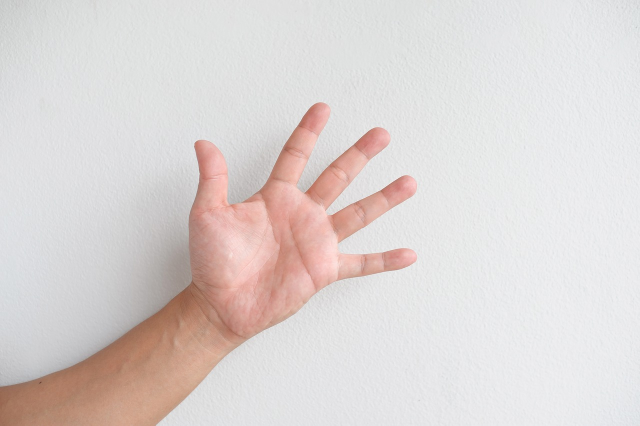
#> input picture img/paper.jpg, 1280 x 851 px, given in place of the camera (shown at 1/2 size)
$ python play.py
#> lines starting #> are read from the running program, lines starting #| are printed output that depends on the picture; after the words box and inside, x2 and y2 are one past the last pixel; in counts of white or black regions, pixels touching at a corner belong together
### capture_move.py
from cv2 import cv2
import numpy as np
import math
import game

# [60 lines left out: functions image_process, removeBG, find_max_contour, calculateFingers, calculateAngle, not called in this run]


def open_camera():
    camera = cv2.VideoCapture(0)
    bgModel = None

    while camera.isOpened():
        _, frame = camera.read()
#> frame is the input picture: shape (851, 1280, 3); mean B, G, R 211.7, 213.5, 221
        frame = cv2.flip(frame, 1)
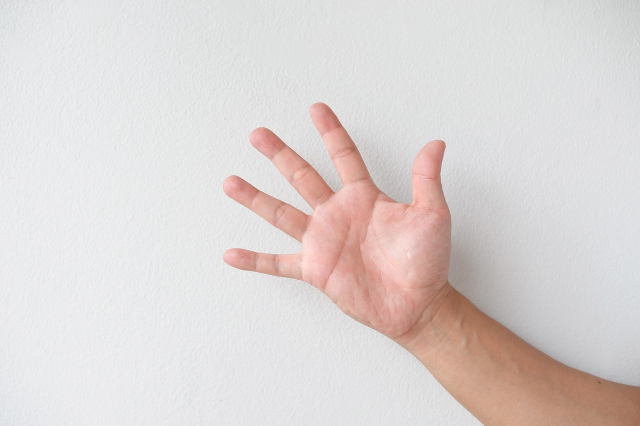
#> frame: shape (851, 1280, 3) (shown at 1/2 size); mean B, G, R 211.7, 213.5, 221
        cv2.rectangle(frame, (int(0.5 * frame.shape[1]), 0), (frame.shape[1], int(0.75 * frame.shape[0])), (255, 0, 0), 2)
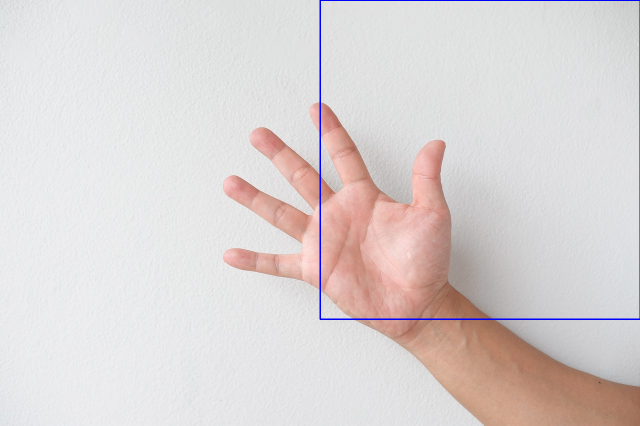
#> frame: shape (851, 1280, 3) (shown at 1/2 size); 0.53% of pixels changed, all inside (x1, y1, x2, y2) = (639, 0, 1280, 640)
        cv2.imshow('original', frame)

        if bgModel:
            removed = removeBG(frame, bgModel)
            cropped = removed[0:int(0.75 * frame.shape[0]), int(0.5 * frame.shape[1]):frame.shape[1]]
            cv2.imshow('removed', cropped)

            thres = image_process(cropped)
            contours, _ = cv2.findContours(thres, cv2.RETR_TREE, cv2.CHAIN_APPROX_SIMPLE)
            count = find_max_contour(contours, cropped)

            # count = contours(thres, cropped)

        k = cv2.waitKey(10)
#> (key Esc is pressed here)
        if k == 27:
            camera.release()
            cv2.destroyAllWindows()
            print("Exiting...")
            break
        elif k == ord('b'):
            bgModel = cv2.createBackgroundSubtractorMOG2(0, 50)
            print("Background captured")
        elif k == ord('s') and bgModel:
            move = ""
            if(count == 0):
                move = "Rock"
            if(count == 1):
                move = "Scissors"
            if(count == 4):
                move = "Paper"
            game.play(move)
        elif k == ord("l"):
            game.scoreLog()

### play.py
from cv2 import cv2
import capture_move
import game

def instructions():
    print("\n\nWelcome to RPS, Computer Vision Edition. \nTo get started, click on camera window and press 'b' key to set background. Do not show hand in the frame and make sure there are no moving objects.\nAfter capturing background, press 's' key to play a game.\nPress 'esc' key to exit game.\nFor score log, type 'score' into the terminal.")


def play_game():
    # user_move = input("Your selected move is: ")

    # game.play(user_move)
    capture_move.open_camera()


if __name__ == "__main__":
   instructions()
   play_game()

$ run again, on img/rock.jpg
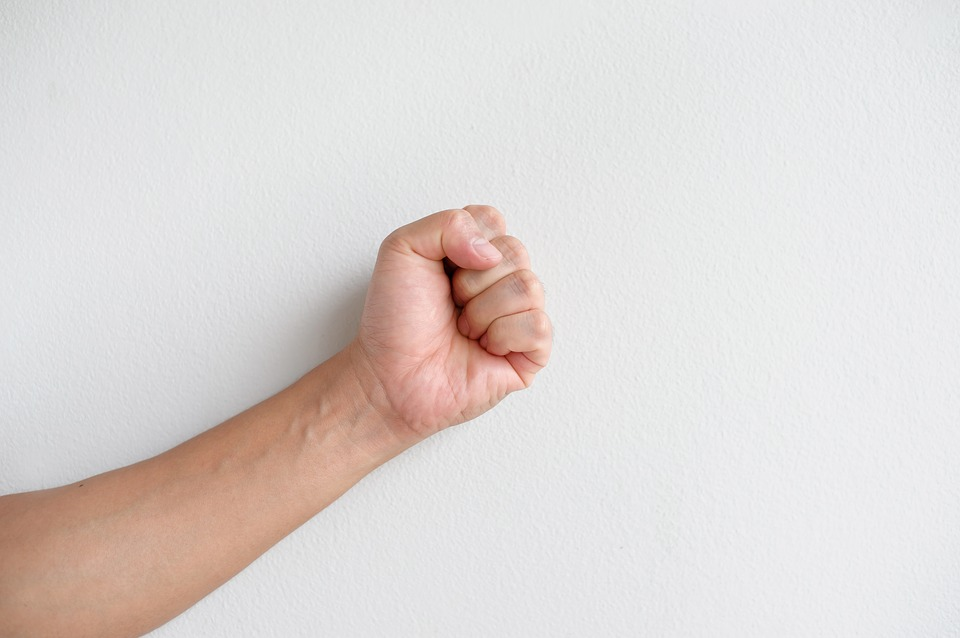
#> input picture img/rock.jpg, 960 x 638 px, given in place of the camera
#> in open_camera, frame is the input picture: shape (638, 960, 3); mean B, G, R 213.8, 216.2, 222.6
#> in open_camera, `frame = cv2.flip(frame, 1)`:
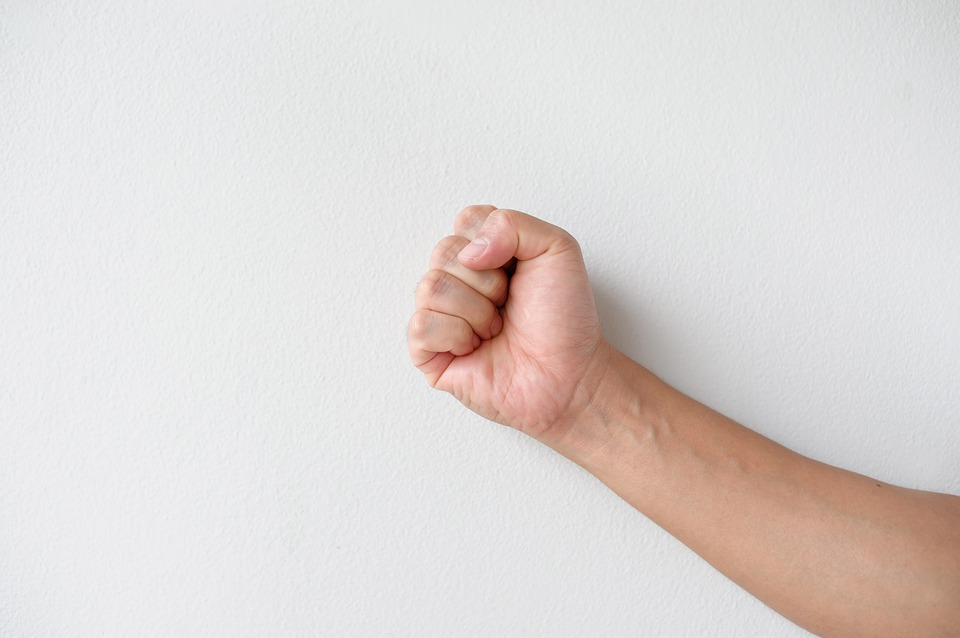
#> frame: shape (638, 960, 3); mean B, G, R 213.8, 216.2, 222.6
#> in open_camera, `cv2.rectangle(frame, (int(0.5 * frame.shape[1]), 0), (frame.shape[1], ..`:
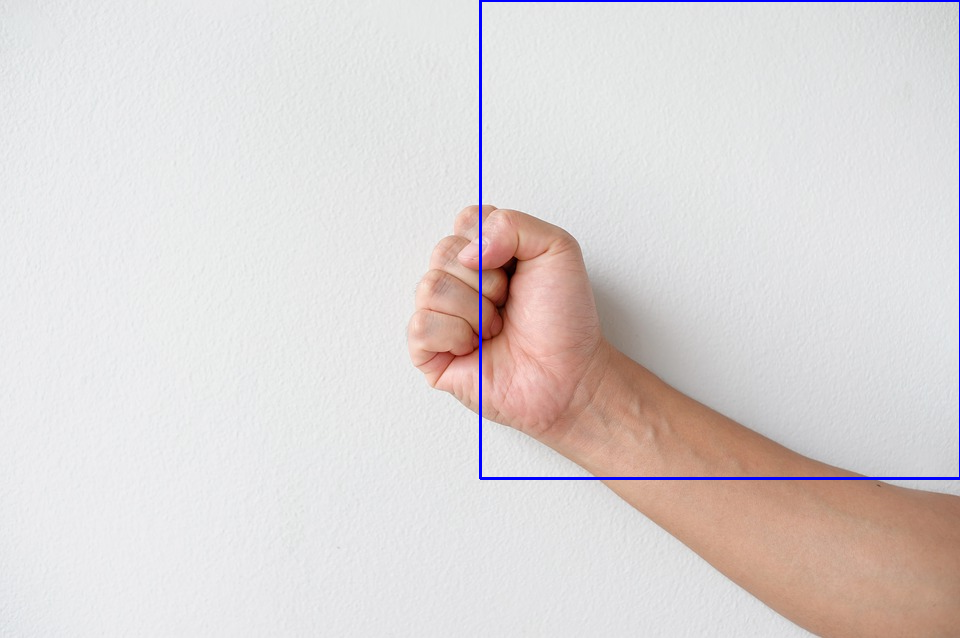
#> frame: shape (638, 960, 3); 0.7% of pixels changed, all inside (x1, y1, x2, y2) = (479, 0, 960, 480)
